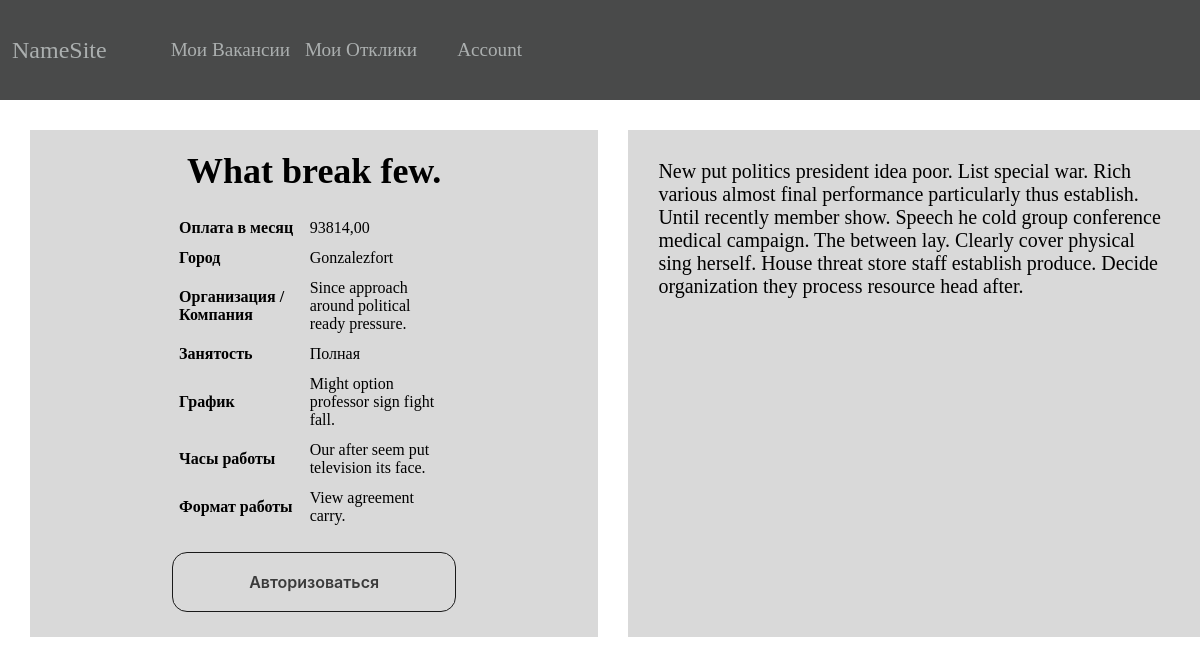
Page /vacancy/39/detail on the committed database.
### vacancyform/models.py (models this page shows, shortened)
class Vacancy(models.Model):
    vacancy_id = models.AutoField(primary_key=True)
    owner = models.ForeignKey(User,
                              on_delete=models.PROTECT,
                              blank=True,
                              null=True,
                              editable=True)
    title = models.CharField(max_length=300,
                             null=False)
    company = models.CharField(max_length=300,
                               verbose_name="Организация / Компания",
                               null=True)
    city = models.CharField(max_length=100,
                            verbose_name="Город",
                            null=True)
    salary = models.DecimalField(max_digits=10,
                                 decimal_places=2,
                                 verbose_name='Оплата в месяц')
    employment = models.CharField(max_length=30,
                                  choices=EmploymentChoice,
                                  verbose_name='Занятость')
    work_schedule = models.CharField(max_length=100,
                                     verbose_name='График',
                                     null=False)
    work_hours = models.CharField(max_length=100,
                                  verbose_name='Часы работы')
    work_format = models.CharField(max_length=100,
                                   verbose_name='Формат работы')
    show = models.BooleanField(verbose_name='Показывать вакансию', default=True)
    other = models.TextField(max_length=100000, verbose_name='Описание', blank=True)

### vacancyform/views.py (the view)
# urls.py: path('<vacancy_id>/detail', vacancy_detail, name='vacancy_detail'),
def vacancy_detail(request, vacancy_id):
    _vacancy = Vacancy.objects.filter(vacancy_id=vacancy_id)
    return render(request, 'html/vacancy_detail.html', {
        "vacancy":_vacancy[0],
    })

### vacancyform/templates/html/vacancy_detail.html (shortened to what this page needs)
{% extends 'html/base.html' %}
{% load static %}
{% block link_block %}
    <link rel="stylesheet" href="{% static 'css/vacancy_detail.css' %}">
    <link rel="stylesheet" href="{% static 'css/buttons.css' %}">
{% endblock link_block %}
{% block content %}
    <div id="container">
        <div class="vacancy-info">
            <div class="vacancy-info-top">
                <h3 class="title">{{ vacancy.title }}</h3>
                <table>
                    <tr>
                        <th>Оплата в месяц</th>
                        <td>{{ vacancy.salary }}</td>
                    </tr>
                    <tr>
                        <th>Город</th>
                        <td>{{ vacancy.city }}</td>
                    </tr>
                    <tr>
                        <th>Организация / Компания</th>
                        <td>{{ vacancy.company }}</td>
                    </tr>
                    <tr>
                        <th>Занятость</th>
                        <td>{{ vacancy.employment }}</td>
                    </tr>
                    <tr>
                        <th>График</th>
                        <td>{{ vacancy.work_schedule }}</td>
                    </tr>
                    <tr>
                        <th>Часы работы</th>
                        <td>{{ vacancy.work_hours }}</td>
                    </tr>
                    <tr>
                        <th>Формат работы</th>
                        <td>{{ vacancy.work_format }}</td>
                    </tr>
                </table>
                {% if request.user.is_authenticated %}
                            {% if request.user != vacancy.owner %}
                                <form action="{% url 'vacancy_response' vacancy.pk %}" method="post">
                                    {% csrf_token %}
                                    <button type="submit">Хочу работать</button>
                                </form>
                            {% endif %}
                        {% else %}
                            <form action="{% url 'user' %}" method="post">
                                <button type="submit">Авторизоваться</button>
                            </form>
                        {% endif %}
            </div>
            <div class="vacancy-info-other">
                <p>{{ vacancy.other }}</p>
            </div>
        </div>
    </div>
{% endblock content %}

### vacancyform/static/css/vacancy_detail.css (style rules this page uses)
.vacancy-info { display: flex; justify-content: center; }
.vacancy-info-top th, td { padding: 5px; text-align: left; }
.vacancy-info-top table { width: 50%; margin-bottom: 20px; margin: 20px auto; }
.vacancy-info-top { background-color: rgba(217, 217, 217, 1); margin: 30px 0 30px 30px; width: 600px; text-align: center; padding-bottom: 25px; }
.vacancy-info-other { background-color: rgba(217, 217, 217, 1); margin: 30px 0 30px 30px; width: 540px; padding: 30px 30px 30px 30px; font-size: 20px; }
.title { font-size: 36px; padding-top: 20px; }

### index/static/css/buttons.css (style rules this page uses)
button { appearance: none; background-color: transparent; border: 0.5px solid #1A1A1A; border-radius: 15px; box-sizing: border-box; color: #3B3B3B; cursor: pointer; display: inline-block; font-family: Roobert,-apple-system,BlinkMacSystemFont,"Segoe UI",Helvetica,Arial,sans-serif,"Apple Color Emoji","Segoe UI Emoji","Segoe UI Symbol"; font-size: 16px; font-weight: 600; line-height: normal; margin: 0; min-height: 60px; min-width: 0; outline: none; padding: 16px 24px; text-align: center; text-decoration: none; transition: all 300ms cubic-bezier(.23, 1, 0.32, 1); user-select: none; -webkit-user-select: none; touch-action: manipulation; width: 50%; will-change: transform; }

### index/static/css/base.css (style rules this page uses)
html body { padding: 0; margin: 0; }
* { margin: 0; }

### rows in the picture
Vacancy: title "What break few.", salary "93814,00", city "Gonzalezfort", company "Since approach around political ready pressure.", employment "Полная", work_schedule "Might option professor sign fight fall.", work_hours "Our after seem put television its face.", work_format "View agreement carry.", other "New put politics president idea poor. List special war. Rich various almost final performance particularly thus establish. Until recently member show. Speech he cold group conference medical campaign. The between lay. Clearly cover physical sing herself. House threat store staff establish produce. Decide organization they process resource head after."
